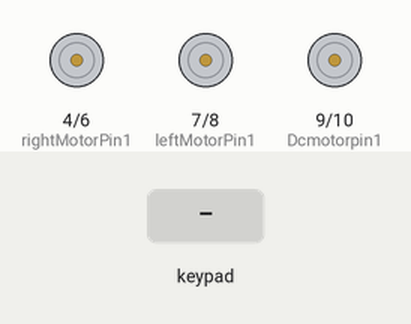
Simulated run of this sketch. Board: Arduino Uno, built with avr-gcc and run on an emulated ATmega328P. On the bench: motor-driver pin pairs drawn as motors (green arrow = first pin HIGH = forward, orange = second pin HIGH = backward, longer = more drive, scaled by the enable pin). The test bench sets the inputs (shaded band).

Above: at 1.2 s.
1.3 s: key 'U' pressed
At 1.5 s:
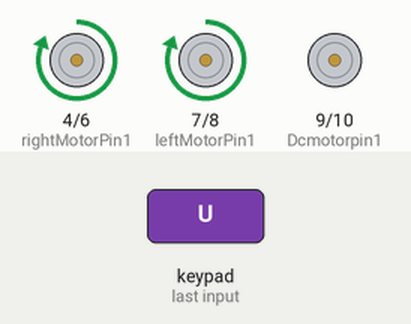
3.2 s: key 'D' pressed
At 3.4 s:
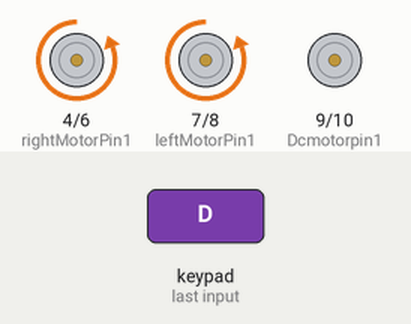
5.1 s: key 'L' pressed
At 5.3 s:
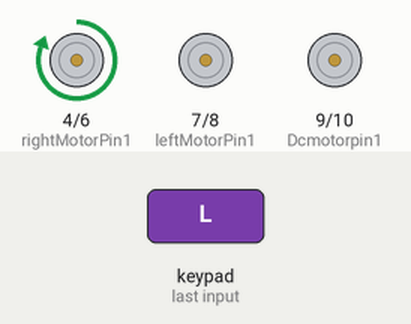
7.0 s: key 'R' pressed
At 7.2 s:
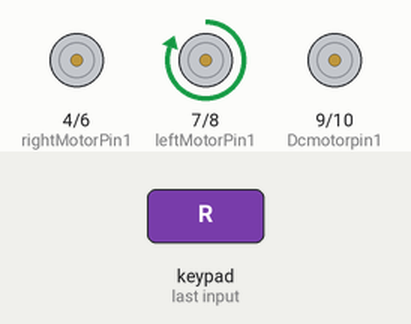
8.9 s: key 'T' pressed
At 9.1 s:
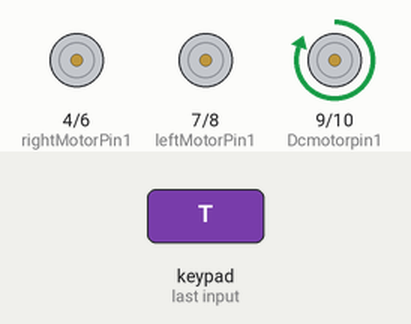
Timing chart, 0 to 11.8 s (numbered marks = the images above; inputs shaded):
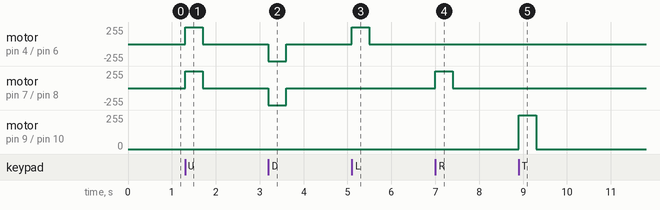

The sketch:

using-dabble.ino
```cpp
#define CUSTOM_SETTINGS
#define INCLUDE_GAMEPAD_MODULE
#include <Dabble.h>

// Right motor
int enableRightMotor = 3;
int rightMotorPin1 = 4;
int rightMotorPin2 = 6;
// Left motor
int enableLeftMotor = 5;
int leftMotorPin1 = 7;
int leftMotorPin2 = 8;
// DC motor
int Dcmotorpin1 = 9;
int Dcmotorpin2 = 10;

void setup() {
  pinMode(enableRightMotor, OUTPUT);
  pinMode(rightMotorPin1, OUTPUT);
  pinMode(rightMotorPin2, OUTPUT);

  pinMode(enableLeftMotor, OUTPUT);
  pinMode(leftMotorPin1, OUTPUT);
  pinMode(leftMotorPin2, OUTPUT);

  pinMode(Dcmotorpin1, OUTPUT);
  pinMode(Dcmotorpin2, OUTPUT);

  rotateMotor(0, 0);

  Dabble.begin(9600, 1, 2);

}

void loop() {
  int rightMotorSpeed = 0;
  int leftMotorSpeed = 0;
  Dabble.processInput();

  // DC motor control with GamePad
  if (GamePad.isTrianglePressed()) {
    rotateDCMotor(true);
  } else if (GamePad.isCrossPressed()) {
    rotateDCMotor(false);
  } else {
    stopDCMotor();
  }

  // RC car control with GamePad
  if (GamePad.isUpPressed()) {
    rightMotorSpeed = 255;
    leftMotorSpeed = 255;
  } else if (GamePad.isDownPressed()) {
    rightMotorSpeed = -255;
    leftMotorSpeed = -255;
  } else if (GamePad.isLeftPressed()) {
    rightMotorSpeed = 255;
    leftMotorSpeed = 0;
  } else if (GamePad.isRightPressed()) {
    rightMotorSpeed = 0;
    leftMotorSpeed = 255;
  }

  rotateMotor(rightMotorSpeed, leftMotorSpeed);
}

void rotateDCMotor(bool direction) {
  if (direction) {
    digitalWrite(Dcmotorpin1, HIGH);
    digitalWrite(Dcmotorpin2, LOW);
  } else {
    digitalWrite(Dcmotorpin1, LOW);
    digitalWrite(Dcmotorpin2, HIGH);
  }
}

void stopDCMotor() {
  digitalWrite(Dcmotorpin1, LOW);
  digitalWrite(Dcmotorpin2, LOW);
}

void rotateMotor(int rightMotorSpeed, int leftMotorSpeed) {
  if (rightMotorSpeed < 0) {
    digitalWrite(rightMotorPin1, LOW);
    digitalWrite(rightMotorPin2, HIGH);
  } else if (rightMotorSpeed >= 0) {
    digitalWrite(rightMotorPin1, HIGH);
    digitalWrite(rightMotorPin2, LOW);
  }

  if (leftMotorSpeed < 0) {
    digitalWrite(leftMotorPin1, LOW);
    digitalWrite(leftMotorPin2, HIGH);
  } else if (leftMotorSpeed >= 0) {
    digitalWrite(leftMotorPin1, HIGH);
    digitalWrite(leftMotorPin2, LOW);
  }

  analogWrite(enableRightMotor, abs(rightMotorSpeed));
  analogWrite(enableLeftMotor, abs(leftMotorSpeed));
}
```

Measured:
- after the input at 1.3 s, motor on pin 4 (rightMotorPin1) / pin 6 (rightMotorPin2), motor on pin 7 (leftMotorPin1) / pin 8 (leftMotorPin2): stopped → forward 255/255 at once, → stopped 0.40 s later
- after the input at 3.2 s, motor on pin 4 (rightMotorPin1) / pin 6 (rightMotorPin2), motor on pin 7 (leftMotorPin1) / pin 8 (leftMotorPin2): stopped → backward 255/255 at once, → stopped 0.40 s later
- after the input at 5.1 s, motor on pin 4 (rightMotorPin1) / pin 6 (rightMotorPin2): stopped → forward 255/255 at once, → stopped 0.40 s later
- after the input at 7.0 s, motor on pin 7 (leftMotorPin1) / pin 8 (leftMotorPin2): stopped → forward 255/255 at once, → stopped 0.40 s later
- after the input at 8.9 s, motor on pin 9 (Dcmotorpin1) / pin 10 (Dcmotorpin2): stopped → forward 255/255 at once, → stopped 0.40 s later
